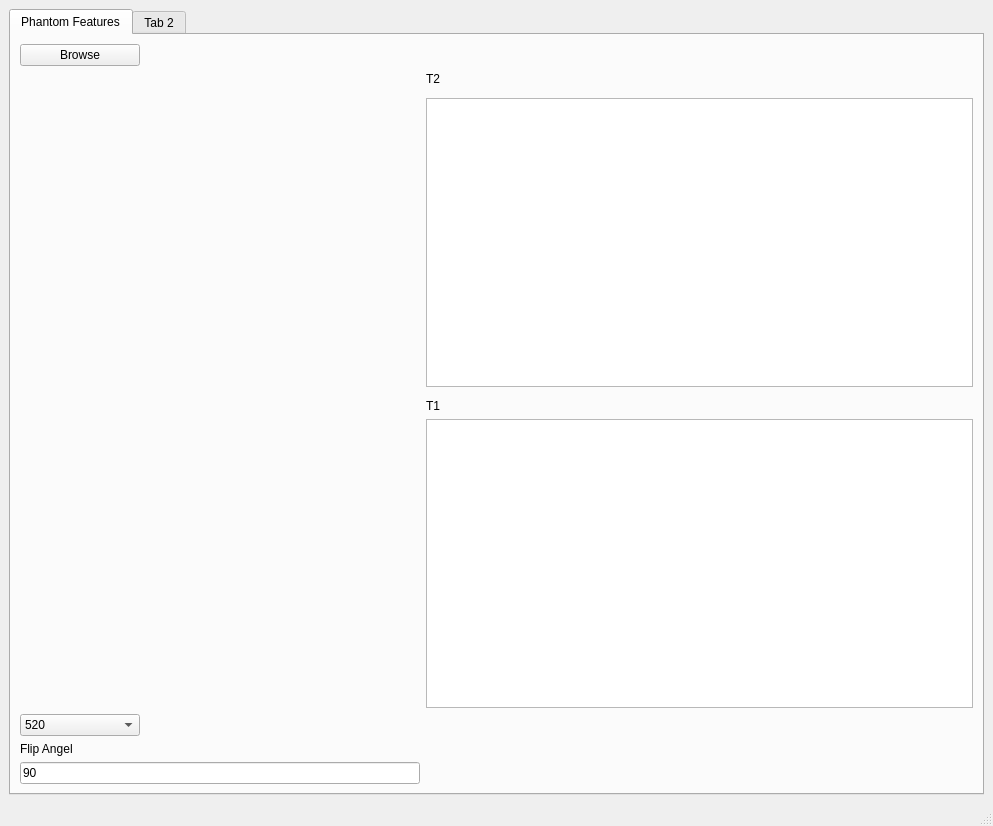
<?xml version="1.0" encoding="UTF-8"?>
<ui version="4.0">
 <class>MainWindow</class>
 <widget class="QMainWindow" name="MainWindow">
  <property name="geometry">
   <rect>
    <x>0</x>
    <y>0</y>
    <width>993</width>
    <height>826</height>
   </rect>
  </property>
  <property name="windowTitle">
   <string>MainWindow</string>
  </property>
  <widget class="QWidget" name="centralwidget">
   <layout class="QGridLayout" name="gridLayout">
    <item row="0" column="1">
     <widget class="QTabWidget" name="tabWidget">
      <property name="currentIndex">
       <number>0</number>
      </property>
      <widget class="QWidget" name="tab">
       <attribute name="title">
        <string>Phantom Features</string>
       </attribute>
       <layout class="QGridLayout" name="gridLayout_2">
        <item row="3" column="1">
         <widget class="PlotWidget" name="t2Plot"/>
        </item>
        <item row="10" column="0">
         <widget class="QLabel" name="label_3">
          <property name="text">
           <string>Flip Angel</string>
          </property>
         </widget>
        </item>
        <item row="11" column="0">
         <widget class="QLineEdit" name="lineEdit">
          <property name="maximumSize">
           <size>
            <width>400</width>
            <height>16777215</height>
           </size>
          </property>
          <property name="text">
           <string>90</string>
          </property>
         </widget>
        </item>
        <item row="1" column="0" rowspan="6">
         <widget class="QLabel" name="image">
          <property name="maximumSize">
           <size>
            <width>520</width>
            <height>520</height>
           </size>
          </property>
          <property name="text">
           <string/>
          </property>
         </widget>
        </item>
        <item row="6" column="1">
         <widget class="PlotWidget" name="t1Plot"/>
        </item>
        <item row="8" column="0">
         <widget class="QComboBox" name="comboBox">
          <property name="maximumSize">
           <size>
            <width>120</width>
            <height>16777215</height>
           </size>
          </property>
          <item>
           <property name="text">
            <string>520</string>
           </property>
          </item>
          <item>
           <property name="text">
            <string>180</string>
           </property>
          </item>
         </widget>
        </item>
        <item row="1" column="1">
         <widget class="QLabel" name="label_2">
          <property name="text">
           <string>T2</string>
          </property>
         </widget>
        </item>
        <item row="5" column="1">
         <widget class="QLabel" name="label">
          <property name="text">
           <string>T1</string>
          </property>
         </widget>
        </item>
        <item row="0" column="0">
         <widget class="QPushButton" name="browse">
          <property name="maximumSize">
           <size>
            <width>120</width>
            <height>16777215</height>
           </size>
          </property>
          <property name="text">
           <string>Browse</string>
          </property>
         </widget>
        </item>
       </layout>
      </widget>
      <widget class="QWidget" name="tab_2">
       <attribute name="title">
        <string>Tab 2</string>
       </attribute>
      </widget>
     </widget>
    </item>
   </layout>
  </widget>
  <widget class="QMenuBar" name="menubar">
   <property name="geometry">
    <rect>
     <x>0</x>
     <y>0</y>
     <width>993</width>
     <height>26</height>
    </rect>
   </property>
  </widget>
  <widget class="QStatusBar" name="statusbar"/>
 </widget>
 <customwidgets>
  <customwidget>
   <class>PlotWidget</class>
   <extends>QGraphicsView</extends>
   <header location="global">pyqtgraph</header>
  </customwidget>
 </customwidgets>
 <resources/>
 <connections/>
</ui>
